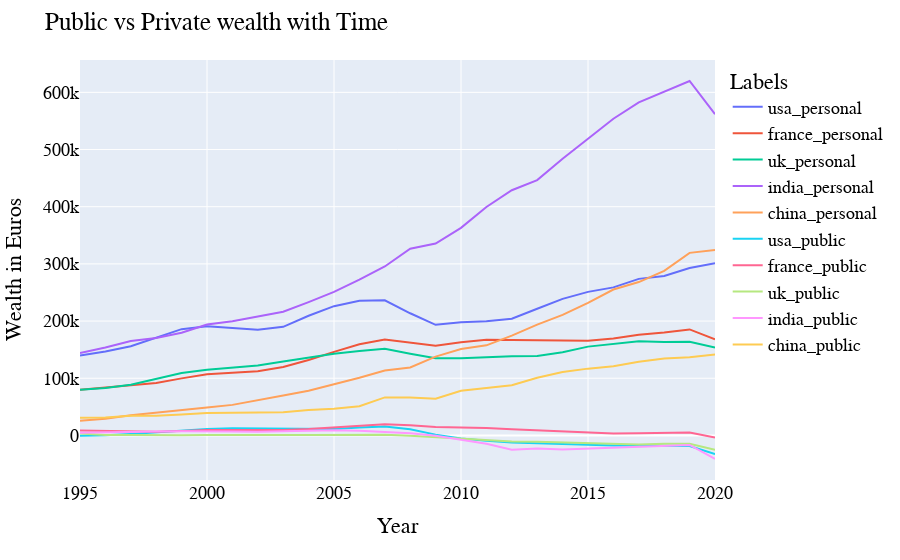

This figure's notebook cell:
### Markdown cell above
**The CSV file used here contains the average wealth around the world per person in Euros over the years.**

### Code cell
df=pd.read_csv("data/public_vs_private.csv")
fig=px.line(df,x="Year",y=["usa_personal","france_personal","uk_personal","india_personal","china_personal","usa_public","france_public","uk_public","india_public","china_public"])
fig.update_layout(
    title="Public vs Private wealth with Time",
    xaxis_title="Year",
    yaxis_title="Wealth in Euros",
    legend_title="Labels",
    font=dict(
        family="Calibre",
        size=18,
        color="Black"
    )
)
fig.show()

### Figure 1 — Plotly figure (JSON) as saved in the notebook; plotly's stock layout.template omitted (floating-point values rounded to 4 significant figures)
{"data": [{"hovertemplate": "variable=usa_personal<br>Year=%{x}<br>value=%{y}<extra></extra>", "legendgroup": "usa_personal", "line": {"color": "#636efa", "dash": "solid"}, "marker": {"symbol": "circle"}, "mode": "lines", "name": "usa_personal", "orientation": "v", "showlegend": true, "type": "scatter", "x": [1995, 1996, 1997, 1998, 1999, 2000, 2001, 2002, 2003, 2004, 2005, 2006, 2007, 2008, 2009, 2010, 2011, 2012, 2013, 2014, 2015, 2016, 2017, 2018, 2019, 2020], "xaxis": "x", "y": [139800.0, 146900.0, 156100.0, 170600.0, 185800.0, 191100.0, 188500.0, 184700.0, 190000.0, 209300.0, 226100.0, 235700.0, 236363, 213600.0, 193500.0, 197700.0, 199500.0, 204100.0, 221500.0, 238900.0, 251000.0, 258900.0, 273800.0, 278900.0, 292668, 301400.0], "yaxis": "y"}, {"hovertemplate": "variable=france_personal<br>Year=%{x}<br>value=%{y}<extra></extra>", "legendgroup": "france_personal", "line": {"color": "#EF553B", "dash": "solid"}, "marker": {"symbol": "circle"}, "mode": "lines", "name": "france_personal", "orientation": "v", "showlegend": true, "type": "scatter", "x": [1995, 1996, 1997, 1998, 1999, 2000, 2001, 2002, 2003, 2004, 2005, 2006, 2007, 2008, 2009, 2010, 2011, 2012, 2013, 2014, 2015, 2016, 2017, 2018, 2019, 2020], "xaxis": "x", "y": [80080.0, 84240.0, 88540.0, 91763, 99800.0, 107000.0, 109600.0, 112100.0, 119700.0, 131900.0, 146100.0, 159467, 167800.0, 162300.0, 156800.0, 162800.0, 167200.0, 166900.0, 166700.0, 165700.0, 165433, 169700.0, 176100.0, 180100.0, 185400.0, 168200.0], "yaxis": "y"}, {"hovertemplate": "variable=uk_personal<br>Year=%{x}<br>value=%{y}<extra></extra>", "legendgroup": "uk_personal", "line": {"color": "#00cc96", "dash": "solid"}, "marker": {"symbol": "circle"}, "mode": "lines", "name": "uk_personal", "orientation": "v", "showlegend": true, "type": "scatter", "x": [1995, 1996, 1997, 1998, 1999, 2000, 2001, 2002, 2003, 2004, 2005, 2006, 2007, 2008, 2009, 2010, 2011, 2012, 2013, 2014, 2015, 2016, 2017, 2018, 2019, 2020], "xaxis": "x", "y": [79830.0, 82780.0, 88688, 98980.0, 109100.0, 114900.0, 118900.0, 122145, 129500.0, 136300.0, 142700.0, 147500.0, 151500.0, 143000.0, 134800.0, 135000.0, 136900.0, 138600.0, 139100.0, 145412, 155300.0, 160600.0, 164700.0, 163500.0, 163900.0, 153600.0], "yaxis": "y"}, {"hovertemplate": "variable=india_personal<br>Year=%{x}<br>value=%{y}<extra></extra>", "legendgroup": "india_personal", "line": {"color": "#ab63fa", "dash": "solid"}, "marker": {"symbol": "circle"}, "mode": "lines", "name": "india_personal", "orientation": "v", "showlegend": true, "type": "scatter", "x": [1995, 1996, 1997, 1998, 1999, 2000, 2001, 2002, 2003, 2004, 2005, 2006, 2007, 2008, 2009, 2010, 2011, 2012, 2013, 2014, 2015, 2016, 2017, 2018, 2019, 2020], "xaxis": "x", "y": [144080, 153908, 165200.0, 170200.0, 179500.0, 193900.0, 199700.0, 208200.0, 216200.0, 233200.0, 251000.0, 272400.0, 295500.0, 326400.0, 335500.0, 363000.0, 399400.0, 428841, 446600.0, 483900.0, 518500.0, 553800.0, 582500.0, 601400.0, 619800.0, 561700.0], "yaxis": "y"}, {"hovertemplate": "variable=china_personal<br>Year=%{x}<br>value=%{y}<extra></extra>", "legendgroup": "china_personal", "line": {"color": "#FFA15A", "dash": "solid"}, "marker": {"symbol": "circle"}, "mode": "lines", "name": "china_personal", "orientation": "v", "showlegend": true, "type": "scatter", "x": [1995, 1996, 1997, 1998, 1999, 2000, 2001, 2002, 2003, 2004, 2005, 2006, 2007, 2008, 2009, 2010, 2011, 2012, 2013, 2014, 2015, 2016, 2017, 2018, 2019, 2020], "xaxis": "x", "y": [25600.0, 29020.0, 35250.0, 39299, 44210.0, 48690.0, 53428, 62240.0, 69810.0, 77980.0, 89370.0, 100900.0, 113600.0, 118900.0, 137800.0, 151100.0, 157500.0, 174600.0, 193700.0, 210900.0, 231769, 255200.0, 268200.0, 287800.0, 319300.0, 324400.0], "yaxis": "y"}, {"hovertemplate": "variable=usa_public<br>Year=%{x}<br>value=%{y}<extra></extra>", "legendgroup": "usa_public", "line": {"color": "#19d3f3", "dash": "solid"}, "marker": {"symbol": "circle"}, "mode": "lines", "name": "usa_public", "orientation": "v", "showlegend": true, "type": "scatter", "x": [1995, 1996, 1997, 1998, 1999, 2000, 2001, 2002, 2003, 2004, 2005, 2006, 2007, 2008, 2009, 2010, 2011, 2012, 2013, 2014, 2015, 2016, 2017, 2018, 2019, 2020], "xaxis": "x", "y": [-392.7, 419.9, 2606.0, 5434.0, 8610.0, 11290.0, 12440.0, 12250.0, 11900.0, 11070.0, 11210.0, 13970.0, 15650.0, 10650.0, 1376.0, -5200.0, -9514.0, -12270.0, -13890.0, -15150.0, -16830.0, -17820.0, -17494, -17720.0, -18410.0, -32710.0], "yaxis": "y"}, {"hovertemplate": "variable=france_public<br>Year=%{x}<br>value=%{y}<extra></extra>", "legendgroup": "france_public", "line": {"color": "#FF6692", "dash": "solid"}, "marker": {"symbol": "circle"}, "mode": "lines", "name": "france_public", "orientation": "v", "showlegend": true, "type": "scatter", "x": [1995, 1996, 1997, 1998, 1999, 2000, 2001, 2002, 2003, 2004, 2005, 2006, 2007, 2008, 2009, 2010, 2011, 2012, 2013, 2014, 2015, 2016, 2017, 2018, 2019, 2020], "xaxis": "x", "y": [8677, 7450.0, 6636.0, 6258.0, 7782.0, 9454.0, 9453.0, 9209.0, 9578.0, 11050.0, 13590.0, 16960.0, 19590.0, 17820.0, 14530.0, 13760, 13090.0, 10830.0, 9083.0, 6973, 4310.0, 3369.0, 3737.0, 4726.0, 5205.0, -3617.0], "yaxis": "y"}, {"hovertemplate": "variable=uk_public<br>Year=%{x}<br>value=%{y}<extra></extra>", "legendgroup": "uk_public", "line": {"color": "#B6E880", "dash": "solid"}, "marker": {"symbol": "circle"}, "mode": "lines", "name": "uk_public", "orientation": "v", "showlegend": true, "type": "scatter", "x": [1995, 1996, 1997, 1998, 1999, 2000, 2001, 2002, 2003, 2004, 2005, 2006, 2007, 2008, 2009, 2010, 2011, 2012, 2013, 2014, 2015, 2016, 2017, 2018, 2019, 2020], "xaxis": "x", "y": [3551.0, 938.5, 674, 241.6, 376.1, 949.7, 1332.0, 1152.0, 782, 775.8, 1102.0, 1683.0, 1360.0, -770.5, -3606.0, -5373.0, -8199.0, -10830.0, -10930.0, -12090.0, -13870.0, -15240.0, -15690.0, -14440.0, -14756, -24930.0], "yaxis": "y"}, {"hovertemplate": "variable=india_public<br>Year=%{x}<br>value=%{y}<extra></extra>", "legendgroup": "india_public", "line": {"color": "#FF97FF", "dash": "solid"}, "marker": {"symbol": "circle"}, "mode": "lines", "name": "india_public", "orientation": "v", "showlegend": true, "type": "scatter", "x": [1995, 1996, 1997, 1998, 1999, 2000, 2001, 2002, 2003, 2004, 2005, 2006, 2007, 2008, 2009, 2010, 2011, 2012, 2013, 2014, 2015, 2016, 2017, 2018, 2019, 2020], "xaxis": "x", "y": [4480.0, 5581.0, 6608.0, 6951.0, 7329.0, 7617.0, 6963.0, 6279.0, 7547.0, 8656.0, 8879.0, 8045.0, 5578.0, 3875.0, -433.9, -7522.0, -14580.0, -25080.0, -22680.0, -24490.0, -23050.0, -20350.0, -19270.0, -17480.0, -16660.0, -41240.0], "yaxis": "y"}, {"hovertemplate": "variable=china_public<br>Year=%{x}<br>value=%{y}<extra></extra>", "legendgroup": "china_public", "line": {"color": "#FECB52", "dash": "solid"}, "marker": {"symbol": "circle"}, "mode": "lines", "name": "china_public", "orientation": "v", "showlegend": true, "type": "scatter", "x": [1995, 1996, 1997, 1998, 1999, 2000, 2001, 2002, 2003, 2004, 2005, 2006, 2007, 2008, 2009, 2010, 2011, 2012, 2013, 2014, 2015, 2016, 2017, 2018, 2019, 2020], "xaxis": "x", "y": [30690.0, 31300.0, 34310.0, 34511, 36710.0, 39300.0, 39600.0, 39900.0, 40560.0, 44510.0, 46620.0, 50940.0, 66530.0, 66470.0, 64340.0, 78090.0, 83350.0, 87880.0, 100942, 110900.0, 116800.0, 121100.0, 128900.0, 134651, 136800.0, 141400.0], "yaxis": "y"}], "layout": {"font": {"color": "Black", "family": "Calibre", "size": 18}, "legend": {"title": {"text": "Labels"}, "tracegroupgap": 0}, "margin": {"t": 60}, "title": {"text": "Public vs Private wealth with Time"}, "xaxis": {"anchor": "y", "domain": [0, 1], "title": {"text": "Year"}}, "yaxis": {"anchor": "x", "domain": [0, 1], "title": {"text": "Wealth in Euros"}}}}
